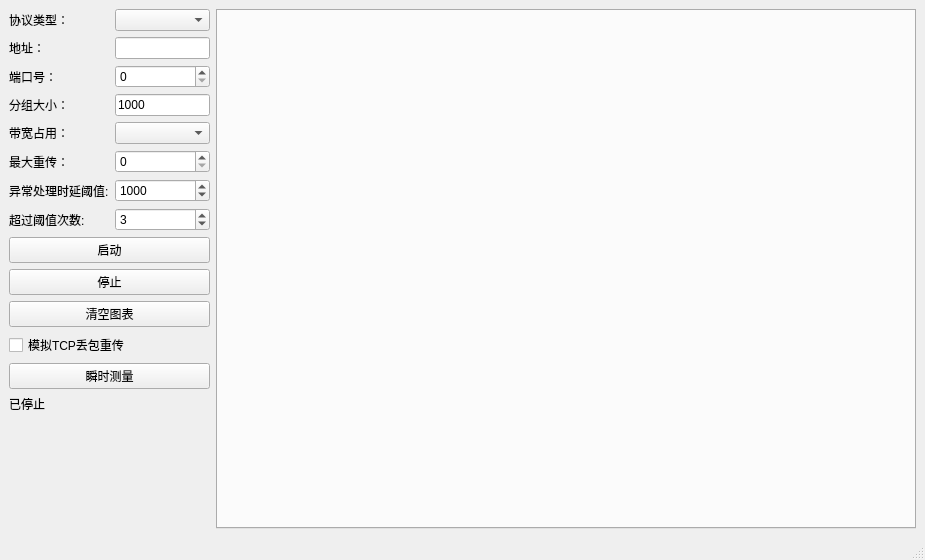
<?xml version="1.0" encoding="UTF-8"?>
<ui version="4.0">
 <class>MainWindowLi</class>
 <widget class="QMainWindow" name="MainWindowLi">
  <property name="geometry">
   <rect>
    <x>0</x>
    <y>0</y>
    <width>925</width>
    <height>560</height>
   </rect>
  </property>
  <property name="windowTitle">
   <string>sender_gui</string>
  </property>
  <widget class="QWidget" name="centralwidget">
   <layout class="QHBoxLayout" name="horizontalLayout">
    <item>
     <layout class="QFormLayout" name="formLayout">
      <item row="0" column="0">
       <widget class="QLabel" name="label_protocol">
        <property name="text">
         <string>协议类型：</string>
        </property>
       </widget>
      </item>
      <item row="0" column="1">
       <widget class="QComboBox" name="protocolCombo"/>
      </item>
      <item row="1" column="0">
       <widget class="QLabel" name="label_ip">
        <property name="text">
         <string>地址：</string>
        </property>
       </widget>
      </item>
      <item row="1" column="1">
       <widget class="QLineEdit" name="ipEdit"/>
      </item>
      <item row="2" column="0">
       <widget class="QLabel" name="label_port">
        <property name="text">
         <string>端口号：</string>
        </property>
       </widget>
      </item>
      <item row="2" column="1">
       <widget class="QSpinBox" name="portSpin"/>
      </item>
      <item row="3" column="0">
       <widget class="QLabel" name="label_pktSize">
        <property name="text">
         <string>分组大小：</string>
        </property>
       </widget>
      </item>
      <item row="3" column="1">
       <widget class="QLineEdit" name="sizeLineEdit">
        <property name="text">
         <string>1000</string>
        </property>
       </widget>
      </item>
      <item row="4" column="0">
       <widget class="QLabel" name="label_bw">
        <property name="text">
         <string>带宽占用：</string>
        </property>
       </widget>
      </item>
      <item row="4" column="1">
       <widget class="QComboBox" name="bandwidthCombo"/>
      </item>
      <item row="5" column="0">
       <widget class="QLabel" name="label_retry">
        <property name="text">
         <string>最大重传：</string>
        </property>
       </widget>
      </item>
      <item row="5" column="1">
       <widget class="QSpinBox" name="retrySpin"/>
      </item>
      <item row="6" column="0">
       <widget class="QLabel" name="label_2">
        <property name="text">
         <string>异常处理时延阈值:</string>
        </property>
       </widget>
      </item>
      <item row="6" column="1">
       <widget class="QSpinBox" name="spinBoxDelayThreshold">
        <property name="maximum">
         <number>10000</number>
        </property>
        <property name="value">
         <number>1000</number>
        </property>
       </widget>
      </item>
      <item row="7" column="0">
       <widget class="QLabel" name="label_3">
        <property name="text">
         <string>超过阈值次数:</string>
        </property>
       </widget>
      </item>
      <item row="7" column="1">
       <widget class="QSpinBox" name="spinBoxThresholdCount">
        <property name="value">
         <number>3</number>
        </property>
       </widget>
      </item>
      <item row="8" column="0" colspan="2">
       <layout class="QVBoxLayout" name="buttonLayout">
        <item>
         <widget class="QPushButton" name="startButton">
          <property name="text">
           <string>启动</string>
          </property>
         </widget>
        </item>
        <item>
         <widget class="QPushButton" name="stopButton">
          <property name="text">
           <string>停止</string>
          </property>
         </widget>
        </item>
        <item>
         <widget class="QPushButton" name="clearChartButton">
          <property name="text">
           <string>清空图表</string>
          </property>
         </widget>
        </item>
        <item>
         <widget class="QCheckBox" name="retransmitCheck">
          <property name="text">
           <string>模拟TCP丢包重传</string>
          </property>
         </widget>
        </item>
        <item>
         <widget class="QPushButton" name="instantProbeButton">
          <property name="text">
           <string>瞬时测量</string>
          </property>
         </widget>
        </item>
       </layout>
      </item>
      <item row="9" column="0" colspan="2">
       <widget class="QLabel" name="statusLabel">
        <property name="text">
         <string>已停止</string>
        </property>
       </widget>
      </item>
      <item row="10" column="0" colspan="2">
       <widget class="QLabel" name="label">
        <property name="text">
         <string/>
        </property>
       </widget>
      </item>
     </layout>
    </item>
    <item>
     <widget class="QTabWidget" name="chartTabs">
      <property name="minimumSize">
       <size>
        <width>700</width>
        <height>500</height>
       </size>
      </property>
     </widget>
    </item>
   </layout>
  </widget>
  <widget class="QMenuBar" name="menubar">
   <property name="geometry">
    <rect>
     <x>0</x>
     <y>0</y>
     <width>925</width>
     <height>18</height>
    </rect>
   </property>
  </widget>
  <widget class="QStatusBar" name="statusbar"/>
 </widget>
 <resources/>
 <connections/>
</ui>
